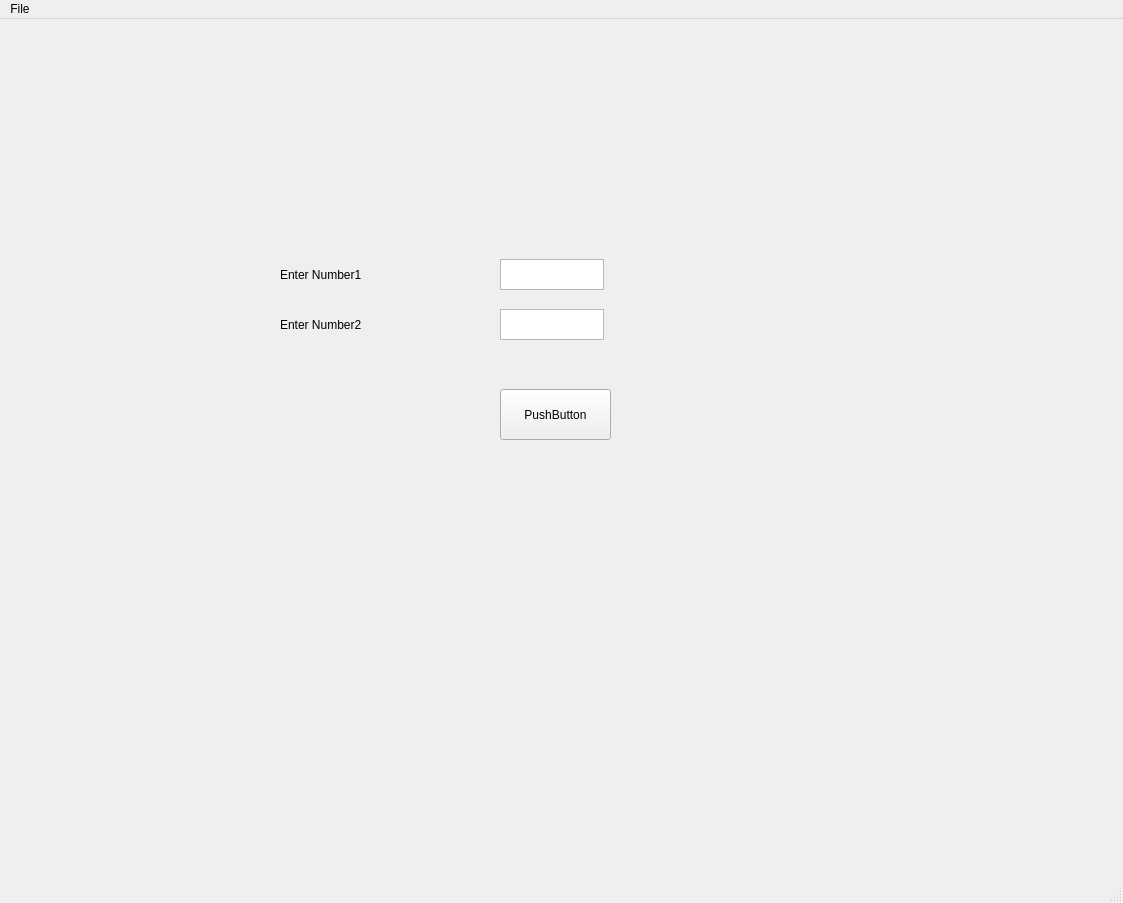
<?xml version="1.0" encoding="UTF-8"?>
<ui version="4.0">
 <class>MainWindow</class>
 <widget class="QMainWindow" name="MainWindow">
  <property name="geometry">
   <rect>
    <x>0</x>
    <y>0</y>
    <width>1123</width>
    <height>903</height>
   </rect>
  </property>
  <property name="windowTitle">
   <string>MainWindow</string>
  </property>
  <widget class="QWidget" name="centralwidget">
   <widget class="QPushButton" name="Button1">
    <property name="geometry">
     <rect>
      <x>500</x>
      <y>370</y>
      <width>111</width>
      <height>51</height>
     </rect>
    </property>
    <property name="text">
     <string>PushButton</string>
    </property>
   </widget>
   <widget class="QLabel" name="Label1">
    <property name="geometry">
     <rect>
      <x>280</x>
      <y>240</y>
      <width>81</width>
      <height>31</height>
     </rect>
    </property>
    <property name="text">
     <string>Enter Number1</string>
    </property>
   </widget>
   <widget class="QLabel" name="Label2">
    <property name="geometry">
     <rect>
      <x>280</x>
      <y>290</y>
      <width>81</width>
      <height>31</height>
     </rect>
    </property>
    <property name="autoFillBackground">
     <bool>false</bool>
    </property>
    <property name="text">
     <string>Enter Number2</string>
    </property>
   </widget>
   <widget class="QTextEdit" name="textEdit">
    <property name="geometry">
     <rect>
      <x>500</x>
      <y>240</y>
      <width>104</width>
      <height>31</height>
     </rect>
    </property>
   </widget>
   <widget class="QTextEdit" name="textEdit_2">
    <property name="geometry">
     <rect>
      <x>500</x>
      <y>290</y>
      <width>104</width>
      <height>31</height>
     </rect>
    </property>
   </widget>
  </widget>
  <widget class="QMenuBar" name="menubar">
   <property name="geometry">
    <rect>
     <x>0</x>
     <y>0</y>
     <width>1123</width>
     <height>21</height>
    </rect>
   </property>
   <widget class="QMenu" name="menuFile">
    <property name="title">
     <string>File</string>
    </property>
   </widget>
   <addaction name="menuFile"/>
  </widget>
  <widget class="QStatusBar" name="statusbar"/>
 </widget>
 <resources/>
 <connections/>
</ui>
